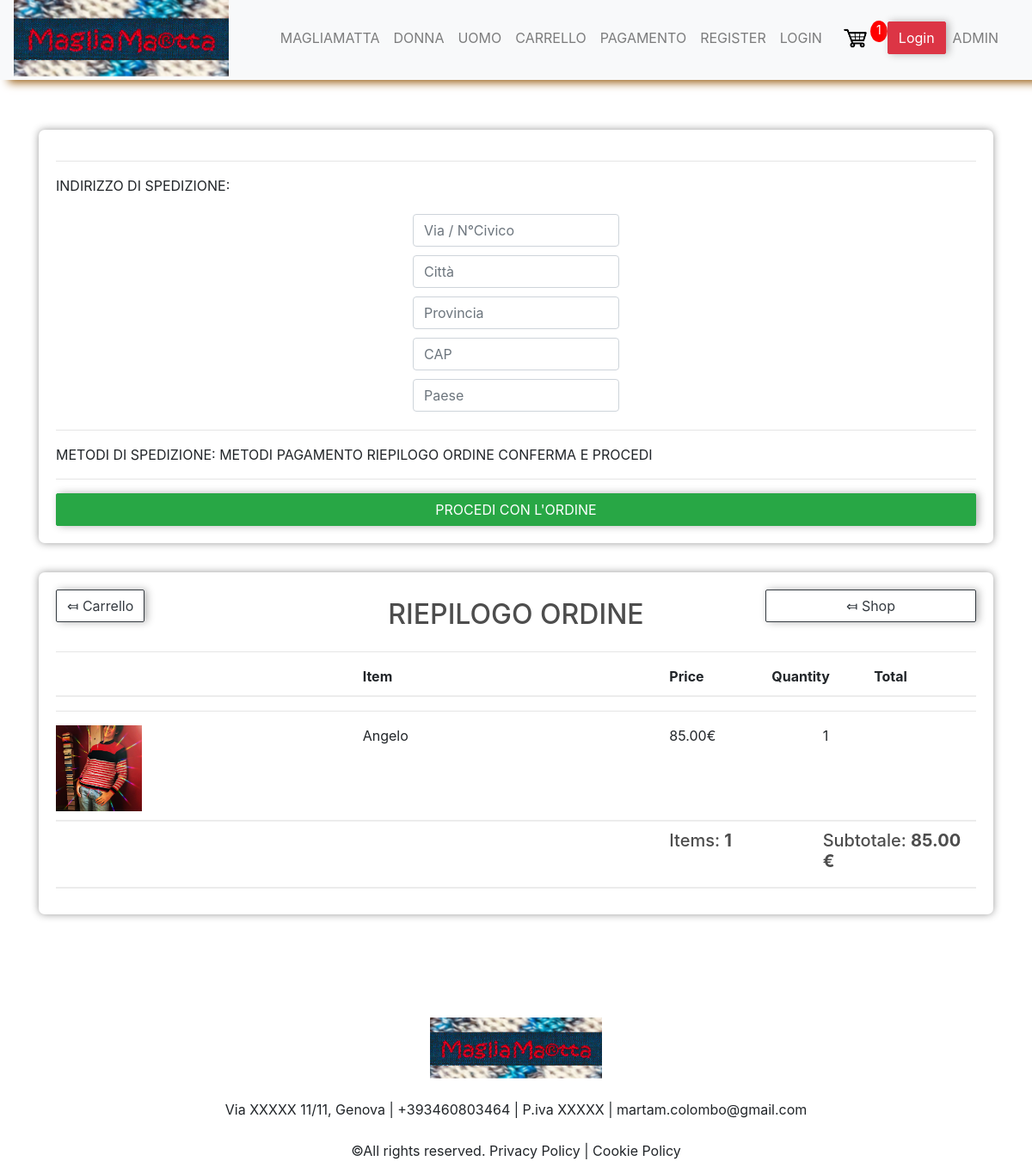
Before: /checkout/ (signed in) with the older database file.
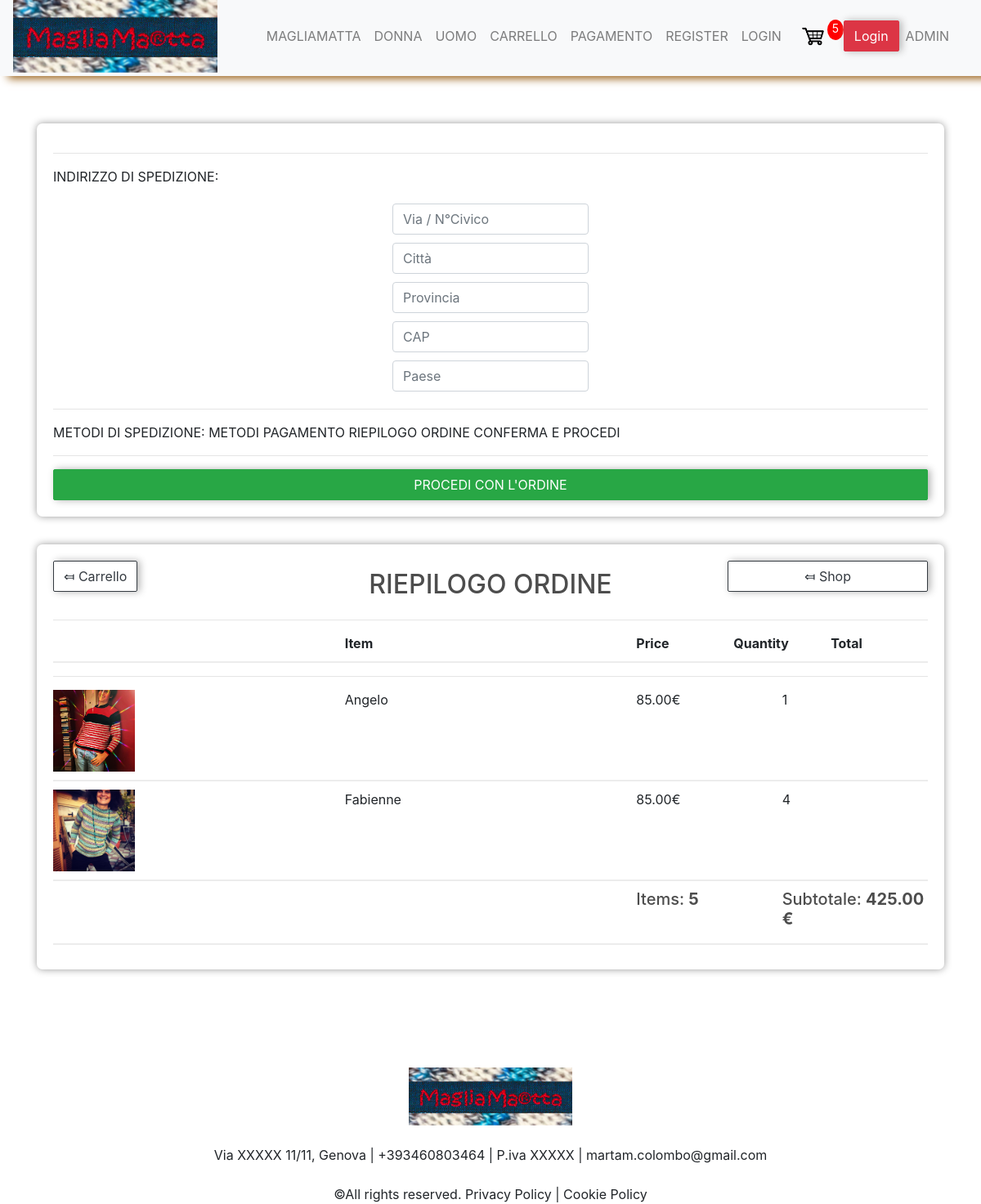
After: the same page with the newer database file.
### main/models.py (models this page shows, shortened)
class OrderItem(models.Model):
    product = models.ForeignKey(Product, on_delete=models.SET_NULL, null=True)
    order = models.ForeignKey(Order, on_delete=models.SET_NULL, null=True)
    quantity = models.IntegerField(default=0,null=True, blank=True)
    date_added = models.DateTimeField(auto_now_add=True, null=True)
    @property
    def get_total(self):
        if self.product.discount_price > 0:
            total = self.product.discount_price*self.quantity
        else:
            total = self.product.price*self.quantity
        return total

class Product(models.Model):
    CHOICESCAT = (
        ('tshirt', 'T-Shirt'),
        ('pullover', "Pullover"),
        ('dress', 'Dress'),
    )
    SIZETYPES = models.TextChoices('Size', 'S S/M M M/L L')
    GENDER = models.TextChoices('Gender', 'WOMEN MEN')
    active = models.BooleanField()
    date = models.DateField(auto_now_add=True)
    NEW_Flag = models.BooleanField(default=False)
    gender = models.CharField(choices=GENDER.choices, max_length=5)
    size = models.CharField(choices=SIZETYPES.choices, max_length=4)
    category = models.CharField(max_length=150, null=False, choices=CHOICESCAT)
    title = models.CharField(max_length=150)
    description = models.CharField(max_length=350)
    text = models.TextField(blank=True)
    price = models.DecimalField(decimal_places=2, max_digits=7)
    discount_price = models.DecimalField(decimal_places=2, max_digits=7, default=0.00)
    discount_Flag = models.BooleanField()
    image = models.ImageField(upload_to='media/')
    digital = models.BooleanField(default=False)
    url = models.URLField(blank=True)
    @property #Errorhandling    in Case ther eis no image file
    def imageURL(self):
        try:
            url = self.image.url
        except:
            url =''
        return url

class Order(models.Model):
    customer = models.ForeignKey(Customer, on_delete=models.SET_NULL, null=True, blank=True)
    date_ordered = models.DateTimeField(auto_now_add=True)
    complete = models.BooleanField(default=False)
    transaction_id = models.CharField(max_length=100, null=True)
    @property
    def get_cart_total(self):
        orderitems = self.orderitem_set.all()
        total = sum([item.get_total for item in orderitems])
        return total
    @property
    def get_cart_items(self):
        orderitems = self.orderitem_set.all()
        total = sum([item.quantity for item in orderitems])
        return total
    @property
    def shipping(self):
        shipping = False
        orderitems = self.orderitem_set.all()
        for i in orderitems:
            if i.product.digital == False:
                shipping = True
        return shipping

### main/views.py (the view)
# urls.py: path('checkout/', views.checkout, name="checkout"),
def checkout(request):
    data = cartData(request)   #function in utils.py
    cartItems = data['cartItems']
    order = data['order']
    items = data['items']
    context = {'items': items, 'order': order,'cartItems':cartItems}
    return render(request, 'main/checkout.html', context)

### main/utils.py (called while the page is built)
def cartData(request):
    if request.user.is_authenticated:
        customer = request.user.customer
        order, created = Order.objects.get_or_create(customer=customer, complete=False)
        items = order.orderitem_set.all()
        cartItems = order.get_cart_items
    else:
        cookieData = cookieCart(request)   #function in utils.py
        cartItems = cookieData['cartItems']
        order = cookieData['order']
        items = cookieData['items']
    return {'cartItems': cartItems, 'order': order, 'items': items}

### main/templates/main/checkout.html (shortened to what the changed rows need)
{% extends 'base.html' %}
{% load static %}
{% block content %}
<link rel="stylesheet" type="text/css" href="{% static 'main/css/main.css' %}">
<br>
<br>
<br>
<div class="container">
    <div class="row">
        <div class="col-lg-12">
            <div class="box-element">
                <div class="row">
                    <div class="col-lg-6">
                        <h2 style="text-align:center;">RIEPILOGO ORDINE</h2>
                    </div>
                </div>
                {% for item in items %}
                <div class="cart-row">
                    <div style="flex:2"><img class="row-image" src="{{item.product.imageURL}}"></div>
                    <div style="flex:2"><p>{{item.product.title}}</p></div>
                    <div style="flex:1"><p>
                        {% if item.product.discount_price %}
                            {{ item.product.discount_price }}€
                        {% else  %}
                            {{ item.product.price }}€
                        {% endif %}</p></div>
                    <div style="flex:1"><p>{{ item.quantity }}</p></div>
                </div>
                {% endfor %}
                <div class="cart-row">
                    <div style="flex:1"><h5>Items: <strong>{{ order.get_cart_items }}</strong></h5></div>
                    <div style="flex:1"><h5>Subtotale: <strong>{{ order.get_cart_total }} €</strong></h5></div>
                </div>
            </div>
        </div>
    </div>
</div>
{% endblock %}

Changed rows visible on the page:
added OrderItem: product.imageURL (picture), product "Fabienne", product.price "85.00", quantity "4"
computed for Order: get_cart_items "1" → "5"; get_cart_total "85.00" → "425.00"
Other visible differences:
{{ cartItems }}: "1" → "5"
